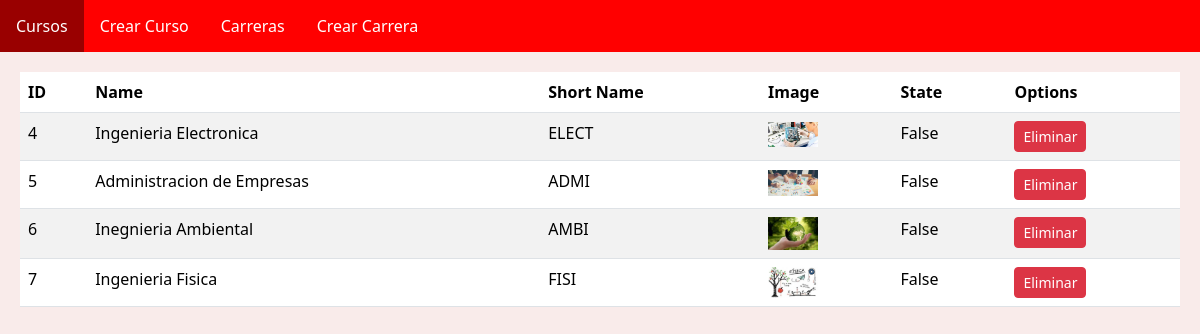
Screenshot of /mi_aplicacion/carreras/ with the database file from the repository.
### mi_aplicacion/models.py (models this page shows)
class Career(models.Model):
    idcareer = models.BigAutoField(primary_key=True)
    name = models.CharField(max_length=255)
    shortname = models.CharField(max_length=50)
    image = models.ImageField(upload_to='careers/')
    state = models.CharField(max_length=1)

### mi_aplicacion/views.py (the view)
# urls.py: path('carreras/', carreras, name='carreras'),
def carreras(request):
    carrerasListado = Career.objects.all()
    return render(request, 'carreras.html', {"carreras": carrerasListado})

### mi_aplicacion/templates/carreras.html
{% extends 'base.html' %}
{% block content %}
        <table class="table table-striped">
            <thead>
                <tr>
                    <th>ID</th>
                    <th>Name</th>
                    <th>Short Name</th>
                    <th>Image</th>
                    <th>State</th>
                    <th>Options</th>
                </tr>
            </thead>
            <tbody>
                {% for carrera in carreras %}
                <tr>
                    <td>{{ carrera.idcareer }}</td>
                    <td>{{ carrera.name }}</td>
                    <td>{{ carrera.shortname }}</td>
                    <td><img src="{{ carrera.image.url }}" alt="{{ carrera.name }}" style="max-width: 50px; max-height: 50px;"></td>
                    <td>{{ carrera.state }}</td>
                    <td><a href="{% url 'eliminar_carrera' idcareer=carrera.idcareer %}" class="btn btn-sm btn-block btn-danger">Eliminar</a></td>
                </tr>
                {% endfor %}
            </tbody>
        </table>
{% endblock %}

### mi_aplicacion/templates/base.html (shortened to what this page needs)
{% load static %}
<!DOCTYPE html>
<html lang="es">
<head>
    <link rel="stylesheet" href="{% static 'mi_aplicacion/styles.css' %}">
    <link href="https://cdn.jsdelivr.net/npm/bootstrap@5.3.2/dist/css/bootstrap.min.css" rel="stylesheet">
</head>
<body style="background-color: #F9EBEA;">
    <div class="menu">
        <ul>
            <li><a href="{% url 'cursos' %}">Cursos</a></li>
            <li><a href="{% url 'crear_curso' %}">Crear Curso</a></li>
            <li><a href="{% url 'carreras' %}">Carreras</a></li>
            <li><a href="{% url 'crear_carrera' %}">Crear Carrera</a></li>
        </ul>
    </div>
    <div class="content">
        {% block content %}{% endblock %}
    </div>
</body>
</html>

### mi_aplicacion/static/mi_aplicacion/styles.css (style rules this page uses)
body { font-family: 'Arial', sans-serif; margin: 0; padding: 0; }
.menu { background-color: #FF0000; overflow: hidden; }
.menu ul { list-style-type: none; margin: 0; padding: 0; overflow: hidden; }
.menu li { float: left; }
.menu a { display: block; color: white; text-align: center; padding: 14px 16px; text-decoration: none; }
.content { padding: 20px; }

### rows the page displays
Career: idcareer "4", name "Ingenieria Electronica", shortname "ELECT", image (picture), state "False"
Career: idcareer "5", name "Administracion de Empresas", shortname "ADMI", image (picture), state "False"
Career: idcareer "6", name "Inegnieria Ambiental", shortname "AMBI", image (picture), state "False"
Career: idcareer "7", name "Ingenieria Fisica", shortname "FISI", image (picture), state "False"
